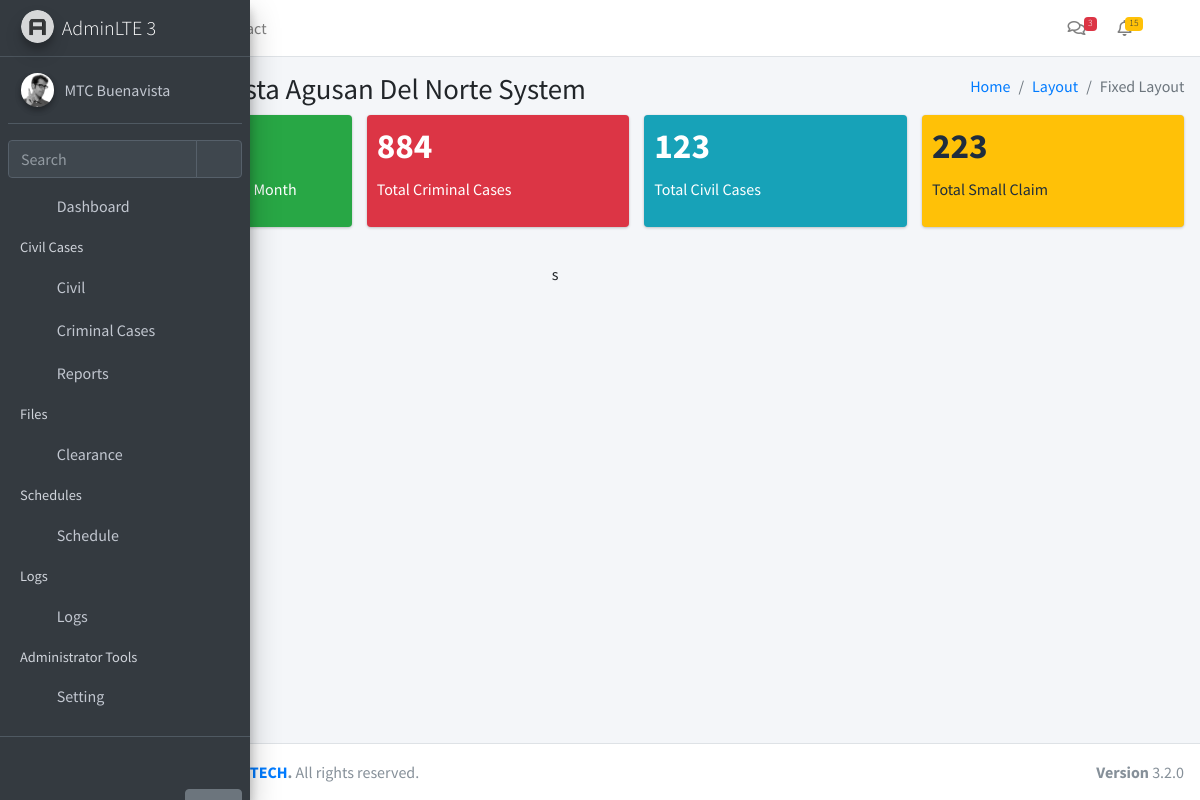
The app's page /dashboard (signed in) with its own data.
### app/models.py (models this page shows)
class Module(db.Model):
    __tablename__ = 'modules'
    id = db.Column(db.Integer, primary_key=True)
    name = db.Column(db.String(255), nullable=False)
    icon = db.Column(db.String(255), nullable=False)
    description = db.Column(db.Text, nullable=True)
    url = db.Column(db.String(255), nullable=True)
    created_at = db.Column(db.DateTime, default=datetime.utcnow)
    updated_at = db.Column(db.DateTime, default=datetime.utcnow, onupdate=datetime.utcnow)

### app/routes/core.py (the view)
@core_bp.route('/dashboard')
@login_required
def dashboard():
    criminalCounts = CTMS1000.query.count()
    civilCounts = Cases.query.filter(
        Cases.case_type.ilike("CIVIL CASE")
    ).count()
    smallclaimsCounts = Cases.query.filter(
        Cases.case_type.ilike("SMALLCLAIMS")
    ).count()
    current_month = datetime.now().month
    current_year = datetime.now().year
    criminalCaseThisMonth = CTMS1000.query.filter(
        extract('month', CTMS1000.DTRECEIVED) == current_month,
        extract('year', CTMS1000.DTRECEIVED) == current_year
    ).count()
    civilCasesThisMonth = Cases.query.filter(
        extract('month', Cases.date_filed) == current_month,
        extract('year', Cases.date_filed) == current_year
    ).count()
    totalCaseThisMonth = criminalCaseThisMonth + civilCasesThisMonth
    schedules = ScheduleMaster.query.all()
    events_map = {}
    for s in schedules:
        data = s.to_dict()
        if not data.get("Date") or not data.get("Time Start"):
            continue
        try:
            raw = f"{data['Date']} {data['Time Start']}"
            dt = datetime.strptime(raw, "%m/%d/%Y %I:%M %p")
        except Exception as e:
            print("DATE PARSE ERROR:", raw, e)
            continue
        case_type = (data.get("Case Type") or "").upper()
        case_no = data.get("Case Number") or data.get("Title")
        if not (case_type or case_no):
            continue
        key = f"{case_type}-{case_no}-{dt.strftime('%Y-%m-%dT%H:%M:%S')}"
        if key in events_map:
            continue
        events_map[key] = {
            "title": (
                data["Title"] if case_type == "WEDDING"
                else f"{data.get('Case Type')} - {case_no}"
            ),
            "start": dt.strftime("%Y-%m-%dT%H:%M:%S")
        }
    events = list(events_map.values())
    print("FINAL EVENTS:", events)  # 🔥 DEBUG
    dashboard_data = {
        "criminalCounts": criminalCounts,
        "civilCounts": civilCounts,
        "smallclaimsCounts": smallclaimsCounts,
        "criminalCaseThisMonth": criminalCaseThisMonth,
        "civilCasesThisMonth": civilCasesThisMonth,
        "totalCaseThisMonth": totalCaseThisMonth,
        "events": events
    }
    return render_template(
        "dashboard.html",
        dashboard_data=dashboard_data
    )

### app/__init__.py (called while the page is built)
def create_app():
    app = Flask(__name__)
    app.config.from_object(Config)
    db.init_app(app)
    login_manager.init_app(app)
    login_manager.login_view = 'auth.login'
    from app.models import User, Setting, Module
    @login_manager.user_loader
    def load_user(user_id):
        return User.query.get(int(user_id))
    @app.context_processor
    def inject_globals():
        modules = Module.query.all()
        user_modules = []
        if current_user.is_authenticated and current_user.role:
            user_modules = current_user.role.modules
        settings = {s.function_desc: s.function for s in Setting.query.all()}
        return dict(modules=modules, user_modules=user_modules, settings=settings)
    from app.routes import blueprints
    for bp in blueprints:
        app.register_blueprint(bp)
    with app.app_context():
        db.create_all()
    return app

### app/models.py (called while the page is built)
    def to_dict(self):
        return {
            'id': self.id,
            'Date': self.Date,
            'Time Start': self.Time_Start,
            'Case Type': self.Case_Type,
            'Case Number': self.Case_Number,
            'Title': self.Title,
            'Status': self.Status,
            'Notes': self.Notes
        }

### app/templates/dashboard.html (shortened to what this page needs)
{% extends "layouts/layout1.html" %}
{% block dashboardDetails %}
  <link rel="stylesheet" href="https://code.ionicframework.com/ionicons/2.0.1/css/ionicons.min.css">
<div class="row">
  <div class="col-lg-3 col-6">
    <div class="small-box bg-success">
      <div class="inner">
        <h3>{{ dashboard_data.totalCaseThisMonth }}</h3>
        <p>Total New Case for this Month</p>
      </div>
    </div>
  </div>
  <div class="col-lg-3 col-6">
    <div class="small-box bg-danger">
      <div class="inner">
        <h3>{{ dashboard_data.criminalCounts }}</h3>
        <p>Total Criminal Cases</p>
      </div>
    </div>
  </div>
  <div class="col-lg-3 col-6">
    <div class="small-box bg-info">
      <div class="inner">
        <h3>{{ dashboard_data.civilCounts }}</h3>
        <p>Total Civil Cases</p>
      </div>
    </div>
  </div>
  <div class="col-lg-3 col-6">
    <div class="small-box bg-warning">
      <div class="inner">
        <h3>{{ dashboard_data.smallclaimsCounts }}</h3>
        <p>Total Small Claim</p>
      </div>
    </div>
  </div>
</div>
{% endblock %}
{% block content  %}
<section class="col-lg-5 connectedSortable">
</section>
<section class="col-lg-7 connectedSortable">
s
</section>
{% endblock %}

### app/templates/layouts/partials/navbar.html (shortened to what this page needs)
<nav class="mt-2">
  <ul class="nav nav-pills nav-sidebar flex-column nav-child-indent" data-widget="treeview" role="menu" data-accordion="false">
    <li class="nav-item">
      <a href="/dashboard" class="nav-link">
        <i class="nav-icon fas fa-tachometer-alt"></i>
        <p>Dashboard</p>
      </a>
    </li>
{% if user_modules %}
{% set civil_modules = [] %}
{% if civil_modules %}
  <li class="nav-header">Civil Cases</li>
    <li class="nav-item {% if request.path in ['/cases/oca', '/cases/scc', '/wedding'] %}menu-is-opening menu-open{% endif %}">
    <a href="#" class="nav-link">
      <i class="nav-icon fas fa-folder"></i>
      <p>
        Civil
        <i class="right fas fa-angle-left"></i>
      </p>
    </a>
  </li>
{% endif %}
  {% set standalone_modules = modules
    | selectattr('id', 'in', user_modules)
    | selectattr('id', 'in', [9,10,16])
    | list %}
  {% for m in standalone_modules %}
    <li class="nav-item">
      <a href="/{{ m.url }}" class="nav-link">
        <i class="nav-icon fa {{ m.icon }}"></i>
        <p>{{ m.name }}</p>
      </a>
    </li>
  {% endfor %}
{% endif %}
{% set cert_modules = modules
  | selectattr('id', 'in', user_modules)
  | selectattr('id', 'in', [5])
  | list %}
{% if cert_modules %}
  <li class="nav-header">Files</li>
   {% for m in cert_modules %}
        <li class="nav-item">
          <a href="/{{ m.url }}" class="nav-link">
            <i class="nav-icon fa {{ m.icon }}"></i>
            <p>{{ m.name }}</p>
          </a>
        </li>
      {% endfor %}
{% endif %}
{% set sched_modules = modules
  | selectattr('id', 'in', user_modules)
  | selectattr('id', 'in', [11,12])
  | list %}
{% if sched_modules %}
  <li class="nav-header">Schedules</li>
  <li class="nav-item {% if request.path in ['/schedule/court', '/schedule/wedding'] %}menu-is-opening menu-open{% endif %}">
    <a href="#" class="nav-link {% if request.path in ['/schedule/court', '/schedule/wedding'] %}active{% endif %}">
      <i class="nav-icon fas fa-calendar-alt"></i>
      <p>
        Schedule
        <i class="right fas fa-angle-left"></i>
      </p>
    </a>
  </li>
{% endif %}
{% set logs_modules = modules
  | selectattr('id', 'in', user_modules)
  | selectattr('id', 'in', [13,14,15])
  | list %}
{% if logs_modules %}
  <li class="nav-header">Logs</li>
  <li class="nav-item">
    <a href="#" class="nav-link">
      <i class="nav-icon fas fa-clipboard-list"></i>
      <p>
        Logs
        <i class="right fas fa-angle-left"></i>
      </p>
    </a>
  </li>
{% endif %}
    {% if user_modules %}
      {% set admin_modules = modules
        | selectattr('id', 'in', user_modules)
        | selectattr('id', 'in', [1,2,3,4])
        | list %}
 {% set admin_paths = ['/roles', '/users', '/modules', '/settings'] %}
{% if admin_modules %}
  <li class="nav-header">Administrator Tools</li>
  <li class="nav-item {% if request.path.rstrip('/') in admin_paths %}menu-is-opening menu-open{% endif %}">
    <a href="#"
       class="nav-link {% if request.path.rstrip('/') in admin_paths %}active{% endif %}">
      <i class="nav-icon fas fa-cogs"></i>
      <p>
        Setting
        <i class="right fas fa-angle-left"></i>
      </p>
    </a>
  </li>
{% endif %}
    {% endif %}
  </ul>
</nav>

### records on screen
Module: name "Criminal Cases"
Module: name "Reports"
Module: name "Clearance"

### other values on screen
{{ dashboard_data.criminalCounts }} "884"
{{ dashboard_data.civilCounts }} "123"
{{ dashboard_data.smallclaimsCounts }} "223"
